Frame 1 (no input): blank canvas, image omitted
Frame 60 (no input): blank canvas, image omitted
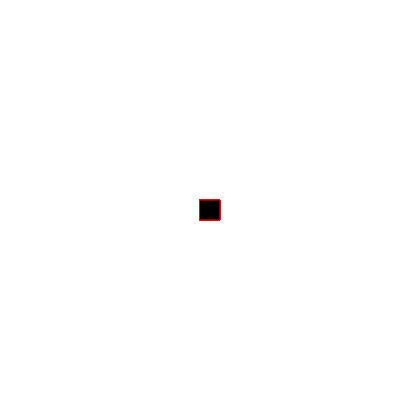
Frame 120 (the mouse pressed at the canvas centre since frame 60)

The p5.js sketch whose frames 1 and 60 were blank and that drew this single picture after the mouse press (run headless with seeded random() and noise() and a simulated clock; from frame 60 on, the mouse is pressed at the canvas centre):

// p5.js sketch
// ── sketch.js
function setup() {
  createCanvas(400, 400);
   background("white");
}

function draw() {
  stroke("red")
  fill("black")
  
  if(mouseIsPressed) {
  rect(mouseX, mouseY, 20, 20) 
  }
}
